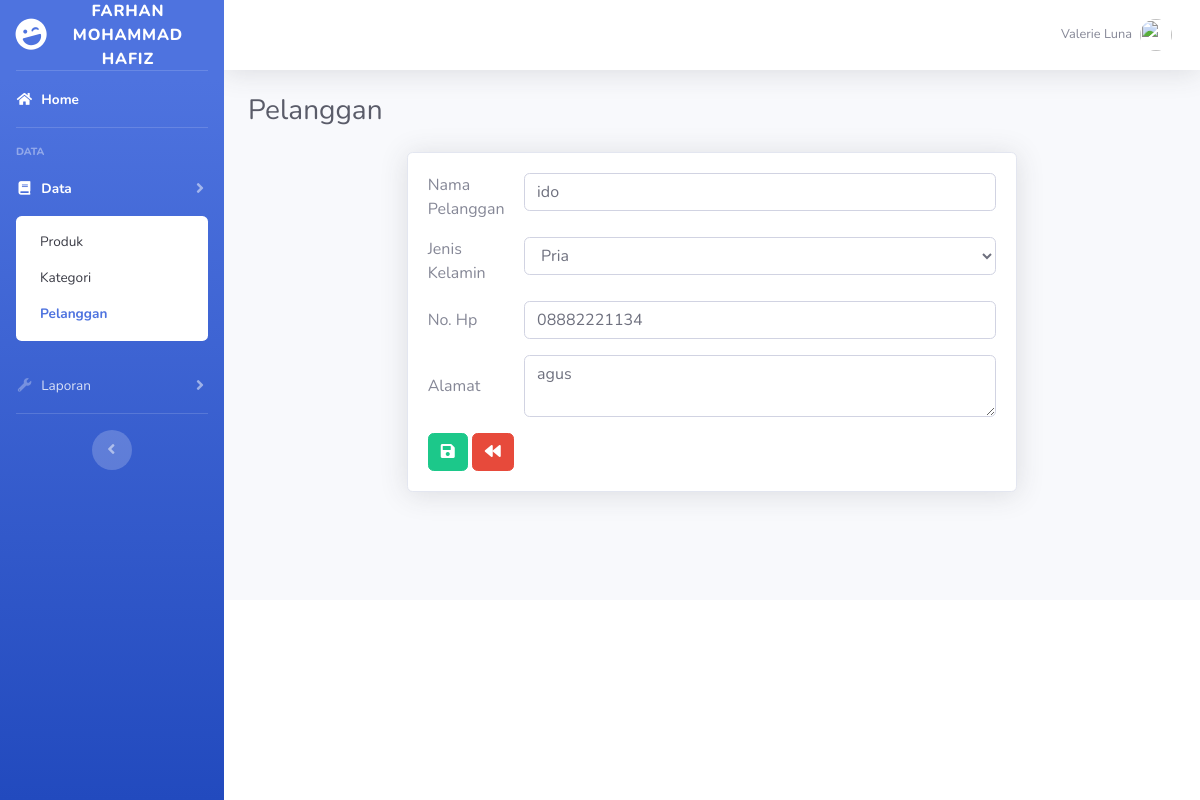
The page /admin/index.php?page=pelanggan&act=edit&idp=8 on the database its author committed.
### tables this page shows
CREATE TABLE `tbpelanggan` (
  `id` int(10) NOT NULL,
  `nama` varchar(100) NOT NULL,
  `kelamin` varchar(100) NOT NULL,
  `alamat` text NOT NULL,
  `phone` varchar(50) NOT NULL
);

### admin/page/pelanggan/add_pelanggan.php (the view, shortened to what this page needs)
<?php
$act = $_GET['act'];
if($act=='edit'){
	$id = $_GET['idp'];
	$sql = mysql_query("SELECT * FROM tbpelanggan WHERE id='$id'");
	$dt = mysql_fetch_array($sql);
	$aksi = 'edit';
} else {
	$aksi = 'add';
}
?>
<div class="col-md-8 offset-md-2">
	<div class="card shadow">
		<div class="card-body">
			<form method="POST" action="?page=pelanggan&act=proses&aksi=<?= $aksi;?>" enctype="multipart/form-data">
				<div class="form-group form-row">
					<label class="col-md-2 my-auto">Nama Pelanggan</label>
					<div class="col-md-10">
						<input type="text" name="nama" class="form-control" value="<?= @$dt['nama'];?>">
					</div>
				</div>
				<div class="form-group form-row">
					<label class="col-md-2 my-auto">Jenis Kelamin</label>
					<div class="col-md-10">
						<select class="form-control" name="jk">
							<option value="p" <?= $dt['kelamin']=='p' ? 'selected' : '';?>>Pria</option>
						</select>
					</div>
				</div>
				<div class="form-group form-row">
					<label class="col-md-2 my-auto">No. Hp</label>
					<div class="col-md-10">
						<input type="text" name="hp" class="form-control" value="<?= @$dt['phone'];?>">
					</div>
				</div>
				<div class="form-group form-row">
					<label class="col-md-2 my-auto">Alamat</label>
					<div class="col-md-10">
						<textarea class="form-control" row="3" name="alamat"><?= $dt['alamat'];?></textarea>
					</div>
				</div>
				<button type="submit" name="simpan" class="btn btn-success"><i class="fa fa-save"></i></button>
				<a href="?page=pelanggan" class="btn btn-danger"><i class="fa fa-backward"></i></a>
			</form>
		</div>
	</div>
</div>

### rows shown on the page
tbpelanggan: nama "ido", jk "Pria", hp "08882221134", alamat "agus"

### other values the page prints
$judul "Pelanggan"
